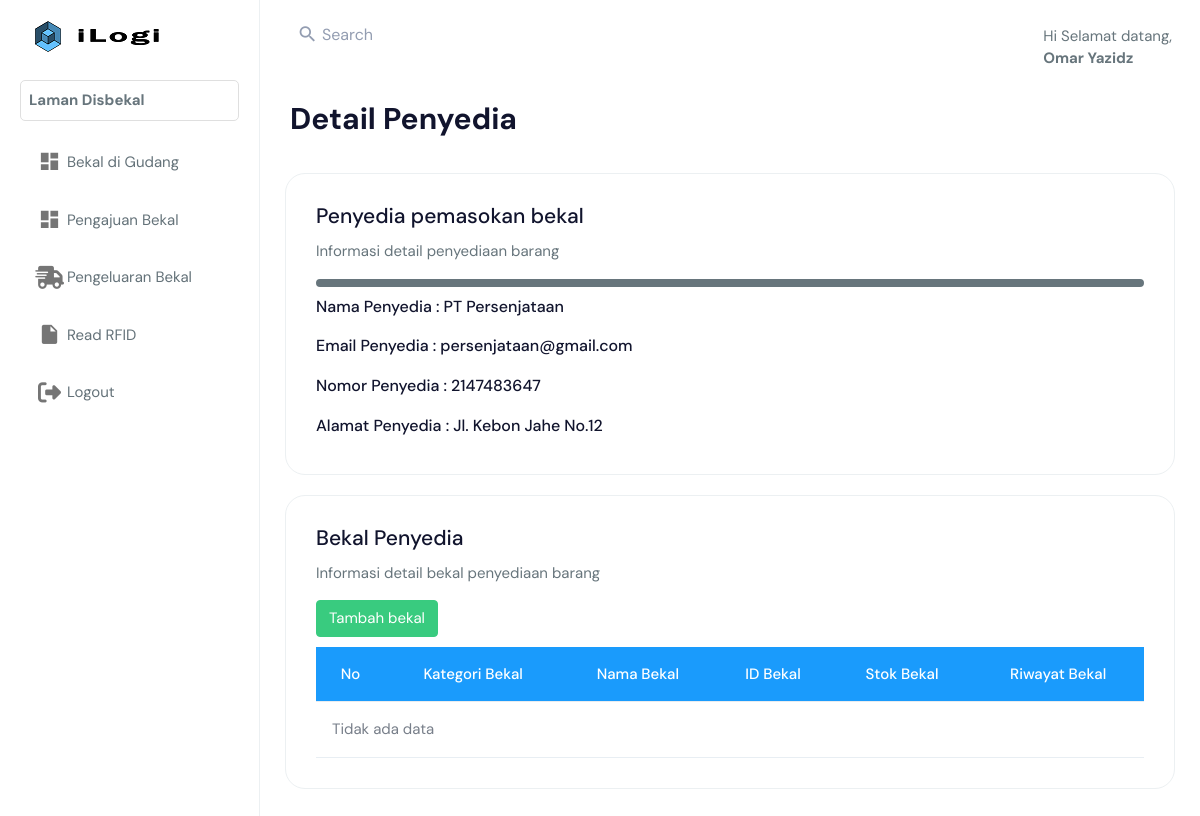
Page /index.php?page=disbekal/daftar_penyedia/detail_penyedia.php&id_penyedia=2 (signed in) on the earlier database version.
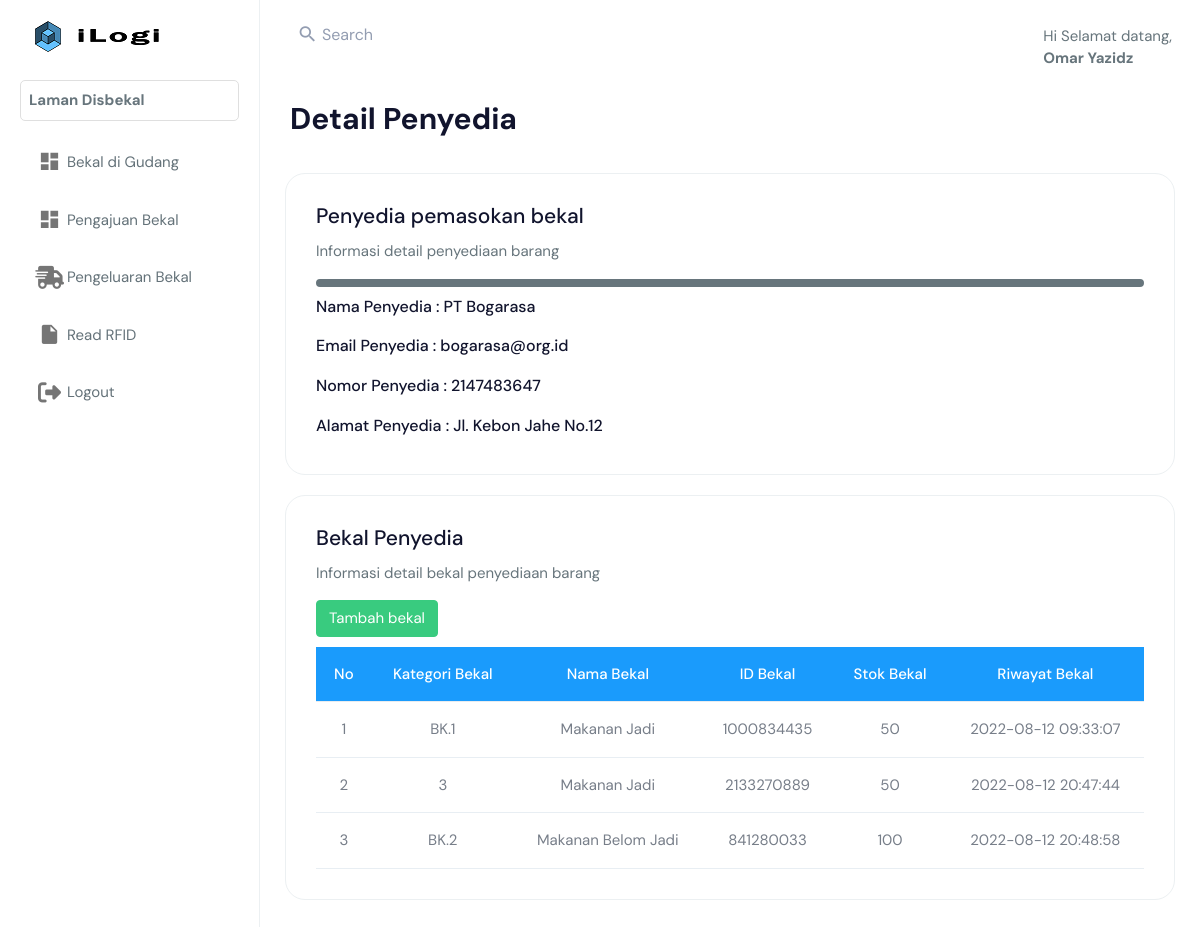
Same page on the later database version.
### tables this page shows
CREATE TABLE `penyedia_barang` (
  `id_penyedia` int(11) NOT NULL,
  `nama_penyedia` varchar(255) NOT NULL,
  `email_penyedia` varchar(255) NOT NULL,
  `no_penyedia` int(11) NOT NULL,
  `alamat_penyedia` varchar(255) NOT NULL,
  `tanggal_terdaftar` datetime NOT NULL
);

CREATE TABLE `bekal_penyedia` (
  `id_bekal_penyedia` int(11) NOT NULL,
  `id_penyedia` int(11) NOT NULL,
  `kelas_bekal` varchar(255) NOT NULL,
  `nama_bekal` varchar(255) NOT NULL,
  `id_bekal` int(11) NOT NULL,
  `harga` int(11) NOT NULL,
  `stok_bekal` int(11) NOT NULL,
  `tahun` int(11) NOT NULL,
  `nama_gudang` varchar(50) NOT NULL,
  `created_at` datetime NOT NULL,
  `updated_at` datetime NOT NULL
);

### disbekal/daftar_penyedia/detail_penyedia.php (the view, shortened to what this page needs)
<?php
include 'database.php';
$id_penyedia = isset($_GET['id_penyedia']) ? $_GET['id_penyedia'] : false;
if($id_penyedia){
    $query_penyedia = mysqli_query($koneksi,"SELECT * FROM penyedia_barang WHERE id_penyedia = '".$_GET['id_penyedia']."'");
    $row = mysqli_fetch_assoc($query_penyedia);
    $nama_penyedia = $row['nama_penyedia'];
    $email_penyedia = $row['email_penyedia'];
    $no_penyedia = $row['no_penyedia'];
    $alamat_penyedia = $row['alamat_penyedia'];
}
?>
<!DOCTYPE html>
<html dir="ltr" lang="en">
<body>
    <div class="page-wrapper">
        <div class="page-breadcrumb">
            <div class="row align-items-center">
                <div class="col-6">
                    <h1 class="mb-0 fw-bold">Detail Penyedia</h1>
                </div>
            </div>
        </div>
        <div class="container-fluid">
            <div class="row">
                <div class="col-12">
                    <div class="card">
                        <div class="card-body">
                            <div class="d-md-flex">
                                <div>
                                    <h4 class="card-title">Penyedia pemasokan bekal</h4>
                                    <p>Informasi detail penyediaan barang</p>
                                </div>
                            </div>
                            <div style="border:4px solid;border-radius:7px;"></div>
                            <div style="margin-top:10px;">
                                <h5 style="margin-bottom:20px;">Nama Penyedia  : <?php echo $nama_penyedia ?> </h5>
                                <h5 style="margin-bottom:20px;">Email Penyedia : <?php echo $email_penyedia ?></h5>
                                <h5 style="margin-bottom:20px;">Nomor Penyedia : <?php echo $no_penyedia ?></h5>
                                <h5>Alamat Penyedia : <?php echo $alamat_penyedia ?></h5>
                            </div>
                        </div>
                    </div>
                </div>
            </div>
            <div class="row">
                <div class="col-12">
                    <div class="card">
                        <div class="card-body">
                            <div class="d-md-flex">
                                <div>
                                    <h4 class="card-title">Bekal Penyedia</h4>
                                    <p>Informasi detail bekal penyediaan barang</p>
                                </div>
                            </div>
                            <div class="table-responsive">
                                <a href="<?php echo BASE_URL."index.php?page=disbekal/daftar_penyedia/barang_penyedia.php&id_penyedia=".$_GET['id_penyedia']."" ?>" class="btn btn-success" style="margin-bottom:10px;">Tambah bekal</a>
                                <table class="table mb-0 table-hover align-middle text-nowrap">
                                    <thead style="background-color:#1a9bfc;">
                                        <tr>
                                            <th class="border-top-0" style="color:white; text-align:center;">No</th>
                                            <th class="border-top-0" style="color:white; text-align:center;">Kategori Bekal</th>
                                            <th class="border-top-0" style="color:white; text-align:center;">Nama Bekal</th>
                                            <th class="border-top-0" style="color:white; text-align:center;">ID Bekal</th>
                                            <th class="border-top-0" style="color:white; text-align:center;">Stok Bekal</th>
                                            <th class="border-top-0" style="color:white; text-align:center;">Riwayat Bekal</th>
                                        </tr>
                                    </thead>
                                    <tbody>
                                    <?php
                                            include 'database.php';
                                            $no = 1;
                                            $sql = mysqli_query($koneksi,"SELECT * FROM bekal_penyedia LEFT JOIN penyedia_barang USING(id_penyedia) WHERE id_penyedia = '".$_GET['id_penyedia']."'");
                                            if (mysqli_num_rows($sql) > 0 ) {
                                            while ($row = mysqli_fetch_array($sql)){
                                        ?>
                                            <tr>
                                            <td style="text-align:center"><?php echo $no++ ?></td>
                                            <td style="text-align:center"><?php echo $row['kelas_bekal']?></td>
                                            <td style="text-align:center"><?php echo $row['nama_bekal']?></td>
                                            <td style="text-align:center"><?php echo $row['id_bekal']?></td>
                                            <td style="text-align:center"><?php echo $row['stok_bekal']?></td>
                                            <td style="text-align:center"><?php echo $row['created_at']?></td>
                                            </tr>
                                        <?php }
                                        }else { ?>
                                            <tr>
                                                <td colspan="9">Tidak ada data</td>
                                            </tr>
                                        <?php } ?>
                                    </tbody>
                                </table>
                            </div>
                        </div>
                    </div>
                </div>
            </div>
        </div>
    </div>
</body>
</html>

### index.php (shortened to what this page needs)
<?php
    $page = isset($_GET['page']) ? $_GET['page'] : false;
    if($_SESSION['login']==0){
		header("location:login.php");
	} else if ($_SESSION['role']=="User"){
        $nama_user = $_SESSION['nama_user'];
        $role = $_SESSION['role'];
    }else if ($_SESSION['role']=="Penyedia"){
        $nama_user = $_SESSION['nama_user'];
        $role = $_SESSION['role'];
    }else {
        $nama_admin = $_SESSION['nama_admin'];
        $role = $_SESSION['role'];
    }
?>
<!DOCTYPE html>
<html dir="ltr" lang="en">
<head>
    <link href="assets/libs/chartist/dist/chartist.min.css" rel="stylesheet">
    <link href="assets/libs/chartist-plugin-tooltips/dist/chartist-plugin-tooltip.css" rel="stylesheet">
    <link href="dist/css/style.min.css" rel="stylesheet">
    <link href="css/style-detail-persetujuan.css" rel="stylesheet">
    <link href="css/profile.css" rel="stylesheet">
</head>
<body>
    <div id="main-wrapper" data-layout="vertical" data-navbarbg="skin5" data-sidebartype="full"
        data-sidebar-position="absolute" data-header-position="absolute" data-boxed-layout="full">
        <header class="topbar" data-navbarbg="skin6">
            <nav class="navbar top-navbar navbar-expand-md navbar-light">
            <div class="navbar-header" data-logobg="skin6">
                    <a class="navbar-brand" href="index.html">
                        <b class="logo-icon">
                            <img src="assets/images/logo.png" alt="homepage" class="dark-logo" />
                        </b>
                        <span class="logo-text">
                            <img src="assets/images/logo-text-ilogi.png" alt="homepage" class="dark-logo" />
                        </span>
                    </a>
                </div>
                <div class="navbar-collapse collapse" id="navbarSupportedContent" data-navbarbg="skin5">
                    <ul class="navbar-nav float-start me-auto">
                        <li class="nav-item search-box"> <a class="nav-link waves-effect waves-dark"
                                href="javascript:void(0)"><i class="mdi mdi-magnify me-1"></i> <span class="font-16">Search</span></a>
                        </li>
                    </ul>
                </div>
                <div style="margin:2% 1% 0% 0%;">
                    <?php
                    if ($_SESSION['role']=="User") {
                       echo "Hi Selamat datang, <b>$nama_user</b>";
                    }else if($_SESSION['role']=="Penyedia"){
                        echo "Hi Selamat datang, <b>$nama_user</b>";
                    }else {
                       echo "Hi Selamat datang, <b>$nama_admin</b>";
                    }
                    ?>
                </div>
            </nav>
        </header>
        <aside class="left-sidebar" data-sidebarbg="skin6">
            <div class="scroll-sidebar">
                <nav class="sidebar-nav">
                    <ul id="sidebarnav">
                        <div style="margin-bottom:8%; border:1px solid #DFDFDF; border-radius:5px; padding:8px;">
                            <?php echo "<b>Laman $role</b>"?>
                        </div>
                        <?php if ($_SESSION['role'] == "Disbekal") : ?>
                            <li class="sidebar-item">
                                <a class="sidebar-link waves-effect waves-dark sidebar-link" href="<?php echo BASE_URL .'index.php?page=disbekal/databarang.php'?>" aria-expanded="false">
                                <i class="mdi mdi-view-dashboard"></i>
                                <span class="hide-menu">Bekal di Gudang</span></a>
                            </li>
                            <li class="sidebar-item">
                                <a class="sidebar-link waves-effect waves-dark sidebar-link" href="<?php echo BASE_URL .'index.php?page=disbekal/home.php'?>" aria-expanded="false">
                                <i class="mdi mdi-view-dashboard"></i>
                                <span class="hide-menu">Pengajuan Bekal</span></a>
                            </li>
                            <li class="sidebar-item">
                                <a class="sidebar-link waves-effect waves-dark sidebar-link" href="<?php echo BASE_URL."index.php?page=disbekal/pengeluaran.php"?>" aria-expanded="false">
                                <i class="fa-solid fa-truck-fast"></i>
                                <span class="hide-menu">Pengeluaran Bekal</span>
                                </a>
                            </li>
                            <li class="sidebar-item">
                                <a class="sidebar-link waves-effect waves-dark sidebar-link" href="<?php echo BASE_URL."index.php?page=lihat_data.php"?>" aria-expanded="false">
                                <i class="mdi mdi-file"></i>
                                <span class="hide-menu">Read RFID</span></a>
                            </li>
                        <?php endif; ?>
                            <li class="sidebar-item">
                                <a class="sidebar-link waves-effect waves-dark sidebar-link" href="<?php echo BASE_URL."index.php?page=logout.php"?>" onclick="return confirm('Ingin Logout?')">
                                <i class="fa-solid fa-right-from-bracket"></i>
                                <span class="hide-menu">Logout</span></a>
                            </li>
                    </ul>
                </nav>
            </div>
        </aside>
    <div class="content">
        <?php
            $filename = $page;
            if(file_exists($filename)){
                include_once($filename);
            }else{
                echo "Maaf, laman tidak ditemukan";
            }
        ?>
    </div>
</body>
</html>

Differences in the rows shown:
changed penyedia_barang "Jl. Kebon Jahe No.12": nama_penyedia "PT Persenjataan" → "PT Bogarasa"; email_penyedia "persenjataan@gmail.com" → "bogarasa@org.id"
added bekal_penyedia: kelas_bekal "BK.1", nama_bekal "Makanan Jadi", id_bekal "1000834435", stok_bekal "50", created_at "2022-08-12 09:33:07"
added bekal_penyedia: kelas_bekal "3", nama_bekal "Makanan Jadi", id_bekal "2133270889", stok_bekal "50", created_at "2022-08-12 20:47:44"
added bekal_penyedia: kelas_bekal "BK.2", nama_bekal "Makanan Belom Jadi", id_bekal "841280033", stok_bekal "100", created_at "2022-08-12 20:48:58"
Other differences:
text no longer shown: "Tidak ada data"
